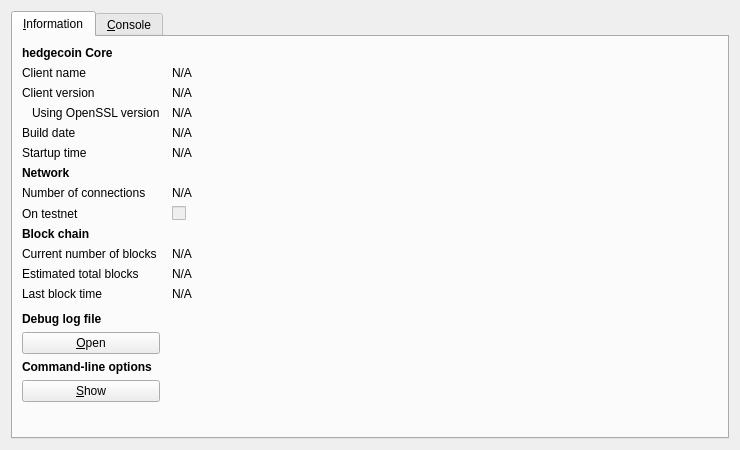
<?xml version="1.0" encoding="UTF-8"?>
<ui version="4.0">
 <class>RPCConsole</class>
 <widget class="QDialog" name="RPCConsole">
  <property name="geometry">
   <rect>
    <x>0</x>
    <y>0</y>
    <width>740</width>
    <height>450</height>
   </rect>
  </property>
  <property name="windowTitle">
   <string>hedgecoin - Debug window</string>
  </property>
  <layout class="QVBoxLayout" name="verticalLayout_2">
   <item>
    <widget class="QTabWidget" name="tabWidget">
     <property name="currentIndex">
      <number>0</number>
     </property>
     <widget class="QWidget" name="tab_info">
      <attribute name="title">
       <string>&amp;Information</string>
      </attribute>
      <layout class="QGridLayout" name="gridLayout" columnstretch="0,1">
       <property name="horizontalSpacing">
        <number>12</number>
       </property>
       <item row="0" column="0">
        <widget class="QLabel" name="label_9">
         <property name="font">
          <font>
           <weight>75</weight>
           <bold>true</bold>
          </font>
         </property>
         <property name="text">
          <string>hedgecoin Core</string>
         </property>
        </widget>
       </item>
       <item row="1" column="0">
        <widget class="QLabel" name="label_5">
         <property name="text">
          <string>Client name</string>
         </property>
        </widget>
       </item>
       <item row="1" column="1">
        <widget class="QLabel" name="clientName">
         <property name="cursor">
          <cursorShape>IBeamCursor</cursorShape>
         </property>
         <property name="text">
          <string>N/A</string>
         </property>
         <property name="textFormat">
          <enum>Qt::PlainText</enum>
         </property>
         <property name="textInteractionFlags">
          <set>Qt::LinksAccessibleByMouse|Qt::TextSelectableByKeyboard|Qt::TextSelectableByMouse</set>
         </property>
        </widget>
       </item>
       <item row="2" column="0">
        <widget class="QLabel" name="label_6">
         <property name="text">
          <string>Client version</string>
         </property>
        </widget>
       </item>
       <item row="2" column="1">
        <widget class="QLabel" name="clientVersion">
         <property name="cursor">
          <cursorShape>IBeamCursor</cursorShape>
         </property>
         <property name="text">
          <string>N/A</string>
         </property>
         <property name="textFormat">
          <enum>Qt::PlainText</enum>
         </property>
         <property name="textInteractionFlags">
          <set>Qt::LinksAccessibleByMouse|Qt::TextSelectableByKeyboard|Qt::TextSelectableByMouse</set>
         </property>
        </widget>
       </item>
       <item row="3" column="0">
        <widget class="QLabel" name="label_14">
         <property name="text">
          <string>Using OpenSSL version</string>
         </property>
         <property name="indent">
          <number>10</number>
         </property>
        </widget>
       </item>
       <item row="3" column="1">
        <widget class="QLabel" name="openSSLVersion">
         <property name="cursor">
          <cursorShape>IBeamCursor</cursorShape>
         </property>
         <property name="text">
          <string>N/A</string>
         </property>
         <property name="textFormat">
          <enum>Qt::PlainText</enum>
         </property>
         <property name="textInteractionFlags">
          <set>Qt::LinksAccessibleByMouse|Qt::TextSelectableByKeyboard|Qt::TextSelectableByMouse</set>
         </property>
        </widget>
       </item>
       <item row="4" column="0">
        <widget class="QLabel" name="label_12">
         <property name="text">
          <string>Build date</string>
         </property>
        </widget>
       </item>
       <item row="4" column="1">
        <widget class="QLabel" name="buildDate">
         <property name="cursor">
          <cursorShape>IBeamCursor</cursorShape>
         </property>
         <property name="text">
          <string>N/A</string>
         </property>
         <property name="textFormat">
          <enum>Qt::PlainText</enum>
         </property>
         <property name="textInteractionFlags">
          <set>Qt::LinksAccessibleByMouse|Qt::TextSelectableByKeyboard|Qt::TextSelectableByMouse</set>
         </property>
        </widget>
       </item>
       <item row="5" column="0">
        <widget class="QLabel" name="label_13">
         <property name="text">
          <string>Startup time</string>
         </property>
        </widget>
       </item>
       <item row="5" column="1">
        <widget class="QLabel" name="startupTime">
         <property name="cursor">
          <cursorShape>IBeamCursor</cursorShape>
         </property>
         <property name="text">
          <string>N/A</string>
         </property>
         <property name="textFormat">
          <enum>Qt::PlainText</enum>
         </property>
         <property name="textInteractionFlags">
          <set>Qt::LinksAccessibleByMouse|Qt::TextSelectableByKeyboard|Qt::TextSelectableByMouse</set>
         </property>
        </widget>
       </item>
       <item row="6" column="0">
        <widget class="QLabel" name="label_11">
         <property name="font">
          <font>
           <weight>75</weight>
           <bold>true</bold>
          </font>
         </property>
         <property name="text">
          <string>Network</string>
         </property>
        </widget>
       </item>
       <item row="7" column="0">
        <widget class="QLabel" name="label_7">
         <property name="text">
          <string>Number of connections</string>
         </property>
        </widget>
       </item>
       <item row="7" column="1">
        <widget class="QLabel" name="numberOfConnections">
         <property name="cursor">
          <cursorShape>IBeamCursor</cursorShape>
         </property>
         <property name="text">
          <string>N/A</string>
         </property>
         <property name="textFormat">
          <enum>Qt::PlainText</enum>
         </property>
         <property name="textInteractionFlags">
          <set>Qt::LinksAccessibleByMouse|Qt::TextSelectableByKeyboard|Qt::TextSelectableByMouse</set>
         </property>
        </widget>
       </item>
       <item row="8" column="0">
        <widget class="QLabel" name="label_8">
         <property name="text">
          <string>On testnet</string>
         </property>
        </widget>
       </item>
       <item row="8" column="1">
        <widget class="QCheckBox" name="isTestNet">
         <property name="enabled">
          <bool>false</bool>
         </property>
         <property name="text">
          <string/>
         </property>
        </widget>
       </item>
       <item row="9" column="0">
        <widget class="QLabel" name="label_10">
         <property name="font">
          <font>
           <weight>75</weight>
           <bold>true</bold>
          </font>
         </property>
         <property name="text">
          <string>Block chain</string>
         </property>
        </widget>
       </item>
       <item row="10" column="0">
        <widget class="QLabel" name="label_3">
         <property name="text">
          <string>Current number of blocks</string>
         </property>
        </widget>
       </item>
       <item row="10" column="1">
        <widget class="QLabel" name="numberOfBlocks">
         <property name="cursor">
          <cursorShape>IBeamCursor</cursorShape>
         </property>
         <property name="text">
          <string>N/A</string>
         </property>
         <property name="textFormat">
          <enum>Qt::PlainText</enum>
         </property>
         <property name="textInteractionFlags">
          <set>Qt::LinksAccessibleByMouse|Qt::TextSelectableByKeyboard|Qt::TextSelectableByMouse</set>
         </property>
        </widget>
       </item>
       <item row="11" column="0">
        <widget class="QLabel" name="label_4">
         <property name="text">
          <string>Estimated total blocks</string>
         </property>
        </widget>
       </item>
       <item row="11" column="1">
        <widget class="QLabel" name="totalBlocks">
         <property name="cursor">
          <cursorShape>IBeamCursor</cursorShape>
         </property>
         <property name="text">
          <string>N/A</string>
         </property>
         <property name="textFormat">
          <enum>Qt::PlainText</enum>
         </property>
         <property name="textInteractionFlags">
          <set>Qt::LinksAccessibleByMouse|Qt::TextSelectableByKeyboard|Qt::TextSelectableByMouse</set>
         </property>
        </widget>
       </item>
       <item row="12" column="0">
        <widget class="QLabel" name="label_2">
         <property name="text">
          <string>Last block time</string>
         </property>
        </widget>
       </item>
       <item row="12" column="1">
        <widget class="QLabel" name="lastBlockTime">
         <property name="cursor">
          <cursorShape>IBeamCursor</cursorShape>
         </property>
         <property name="text">
          <string>N/A</string>
         </property>
         <property name="textFormat">
          <enum>Qt::PlainText</enum>
         </property>
         <property name="textInteractionFlags">
          <set>Qt::LinksAccessibleByMouse|Qt::TextSelectableByKeyboard|Qt::TextSelectableByMouse</set>
         </property>
        </widget>
       </item>
       <item row="13" column="0">
        <spacer name="verticalSpacer_2">
         <property name="orientation">
          <enum>Qt::Vertical</enum>
         </property>
         <property name="sizeHint" stdset="0">
          <size>
           <width>20</width>
           <height>20</height>
          </size>
         </property>
        </spacer>
       </item>
       <item row="14" column="0">
        <widget class="QLabel" name="labelDebugLogfile">
         <property name="font">
          <font>
           <weight>75</weight>
           <bold>true</bold>
          </font>
         </property>
         <property name="text">
          <string>Debug log file</string>
         </property>
        </widget>
       </item>
       <item row="15" column="0">
        <widget class="QPushButton" name="openDebugLogfileButton">
         <property name="toolTip">
          <string>Open the hedgecoin debug log file from the current data directory. This can take a few seconds for large log files.</string>
         </property>
         <property name="text">
          <string>&amp;Open</string>
         </property>
         <property name="autoDefault">
          <bool>false</bool>
         </property>
        </widget>
       </item>
       <item row="16" column="0">
        <widget class="QLabel" name="labelCLOptions">
         <property name="font">
          <font>
           <weight>75</weight>
           <bold>true</bold>
          </font>
         </property>
         <property name="text">
          <string>Command-line options</string>
         </property>
        </widget>
       </item>
       <item row="17" column="0">
        <widget class="QPushButton" name="showCLOptionsButton">
         <property name="toolTip">
          <string>Show the hedgecoin-Qt help message to get a list with possible hedgecoin command-line options.</string>
         </property>
         <property name="text">
          <string>&amp;Show</string>
         </property>
         <property name="autoDefault">
          <bool>false</bool>
         </property>
        </widget>
       </item>
       <item row="18" column="0">
        <spacer name="verticalSpacer">
         <property name="orientation">
          <enum>Qt::Vertical</enum>
         </property>
         <property name="sizeHint" stdset="0">
          <size>
           <width>20</width>
           <height>40</height>
          </size>
         </property>
        </spacer>
       </item>
      </layout>
     </widget>
     <widget class="QWidget" name="tab_console">
      <attribute name="title">
       <string>&amp;Console</string>
      </attribute>
      <layout class="QVBoxLayout" name="verticalLayout_3">
       <property name="spacing">
        <number>3</number>
       </property>
       <item>
        <widget class="QTextEdit" name="messagesWidget">
         <property name="minimumSize">
          <size>
           <width>0</width>
           <height>100</height>
          </size>
         </property>
         <property name="readOnly">
          <bool>true</bool>
         </property>
         <property name="tabKeyNavigation" stdset="0">
          <bool>false</bool>
         </property>
         <property name="columnCount" stdset="0">
          <number>2</number>
         </property>
        </widget>
       </item>
       <item>
        <layout class="QHBoxLayout" name="horizontalLayout">
         <property name="spacing">
          <number>3</number>
         </property>
         <item>
          <widget class="QLabel" name="label">
           <property name="text">
            <string notr="true">&gt;</string>
           </property>
          </widget>
         </item>
         <item>
          <widget class="QLineEdit" name="lineEdit"/>
         </item>
         <item>
          <widget class="QPushButton" name="clearButton">
           <property name="maximumSize">
            <size>
             <width>24</width>
             <height>24</height>
            </size>
           </property>
           <property name="toolTip">
            <string>Clear console</string>
           </property>
           <property name="text">
            <string/>
           </property>
           <property name="icon">
            <iconset resource="../bitcoin.qrc">
             <normaloff>:/icons/remove</normaloff>:/icons/remove</iconset>
           </property>
           <property name="shortcut">
            <string notr="true">Ctrl+L</string>
           </property>
           <property name="autoDefault">
            <bool>false</bool>
           </property>
          </widget>
         </item>
        </layout>
       </item>
      </layout>
     </widget>
    </widget>
   </item>
  </layout>
 </widget>
 <resources>
  <include location="../bitcoin.qrc"/>
 </resources>
 <connections/>
</ui>
